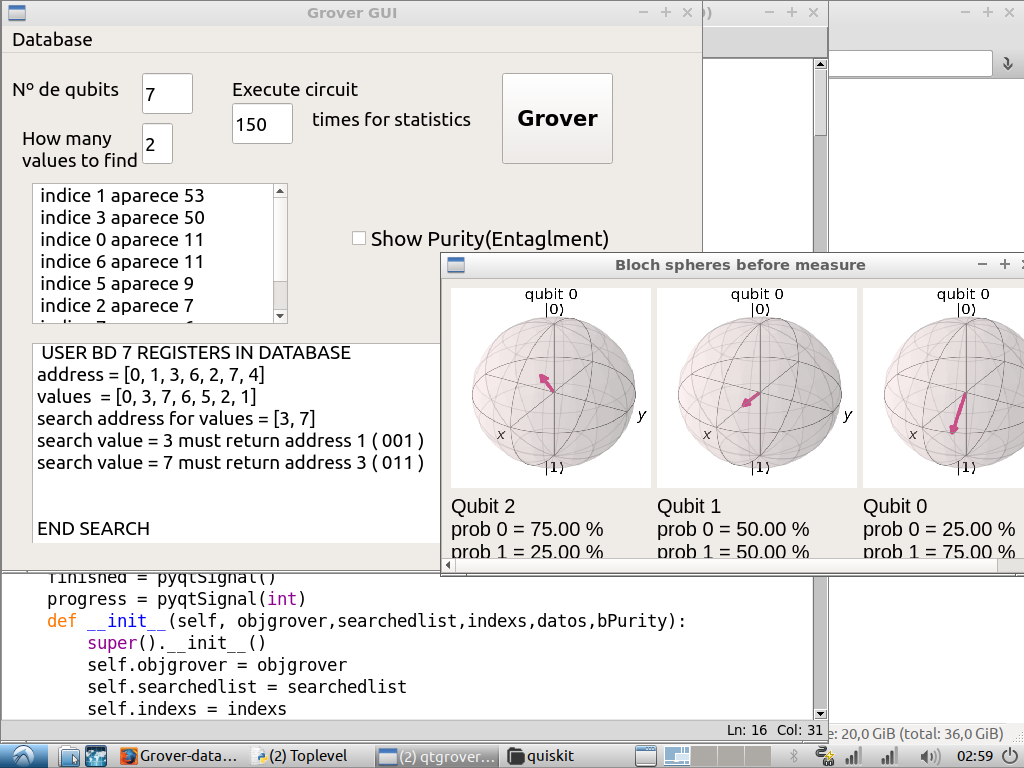

This chart was generated by the following Python code:
# -*- coding: utf-8 -*-

# Form implementation generated from reading ui file 'qtgrover.ui'
#
# Created by: PyQt5 UI code generator 5.10.1
#
# WARNING! All changes made in this file will be lost!

from PyQt5 import QtCore, QtGui, QtWidgets
from PyQt5.QtCore import QObject, QThread, pyqtSignal,Qt
from qiskit.visualization import plot_bloch_multivector
from qiskit.visualization import plot_bloch_vector
from qtgroverclass import Grover
import random
# for bloch display use pysimplegui
import matplotlib.pyplot as plt
from PyQt5.QtGui import QPixmap
import os
def binarystring(x, n=0):
    return format(x, 'b').zfill(n)
# Step 1: Create a worker class
class Worker(QObject):
    
    finished = pyqtSignal()
    progress = pyqtSignal(int)
    def __init__(self, objgrover,searchedlist,indexs,datos,bPurity):
        super().__init__()
        self.objgrover = objgrover
        self.searchedlist = searchedlist
        self.indexs = indexs
        self.datos = datos
        self.bPurity = bPurity    
        
    def run(self):        
        """Long-running task."""
        self.objgrover.Search(self.searchedlist,self.indexs,self.datos,self.bPurity)
        #self.progress.emit(i + 1)
        self.finished.emit()

class BlochDialog(QtWidgets.QMainWindow):

    def __init__(self,nImages,simdesc):
        super().__init__()
        self.simdesc = simdesc
        self.nImages = nImages
        self.initUI()
        
    def initUI(self):
        self.scroll = QtWidgets.QScrollArea()             # Scroll Area which contains the widgets, set as the centralWidget
        widget = QtWidgets.QWidget()                 # Widget that contains the collection of Vertical Box
        layout = QtWidgets.QGridLayout()
        size = 200
        column=0
        for k in range(self.nImages-1,-1,-1):
            sfile=os.getcwd() + '/figbloch' + str(k) + '.png'
            object = QtWidgets.QLabel("fila 1")            
            px = QPixmap(sfile).scaled(size,size)            
            object.setPixmap(px)            
            layout.addWidget(object,0,column)
            object = QtWidgets.QLabel(self.simdesc[k])
            object.setFont(QtGui.QFont('Arial', 15))
            layout.addWidget(object,1,column)
            column+=1
        

        #layout.setRowStretch(0, 25)
        layout.setRowStretch(1, 60)
        
        widget = QtWidgets.QWidget()
        widget.setLayout(layout)
        self.setCentralWidget(widget)
        
        #Scroll Area Properties
        self.scroll.setVerticalScrollBarPolicy(Qt.ScrollBarAlwaysOff)
        self.scroll.setHorizontalScrollBarPolicy(Qt.ScrollBarAlwaysOn)
        self.scroll.setWidgetResizable(True)
        self.scroll.setWidget(widget)
        
        self.setCentralWidget(self.scroll)

        self.setGeometry(100, 100, 600, 300)
        self.setWindowTitle('Bloch spheres before measure')
        self.show()

        return

        
                
class Ui_MainWindow(object):
    
    def ShowBlochWindow(self, wposx=0,wposy=0):
        stitle=''
        nq = int(self.numqbits/2)
        
        sfile=os.getcwd() + '/figbloch.png'    
        size = (200, 200)
        stitle='Bloch for index register before measure'
        sdescImg=[]
        for k in range(nq):
            figbloch = plot_bloch_multivector(self.groverobj.GetQubitStateVector(k))
            p = self.groverobj.statevector.probabilities( [k] )
            sdescImg.append ( "Qubit " + str(k) + "\nprob 0 = " + str("%.2f %%"%(p[0]*100)) + "\nprob 1 = " + str("%.2f %%"%(p[1]* 100))) 
            sfile=os.getcwd() + '/figbloch' + str(k) + '.png'
            plt.savefig(sfile,bbox_inches='tight',pad_inches = 0)            
            plt.close('all')
        bdg= BlochDialog(nq,sdescImg)
              
        

    def ThreadGroverHasEnd(self):
        self.listOUT.clear()
        self.listOUT.addItems(self.groverobj.GetResultList())
        self.groverobj.stateSearch = self.groverobj.NOSEARCHING
        self.btGROVER.setText("Grover")
        self.txOUT.append(self.groverobj.txout)
        self.ShowBlochWindow(100,300)
    def RunSearchThread(self,searchedlist,indexs,datos):
        self.thread = QThread()
        # Step 3: Create a worker object
        self.worker = Worker(self.groverobj,searchedlist,indexs,datos,self.bPurity)
        # Step 4: Move worker to the thread
        self.worker.moveToThread(self.thread)
        # Step 5: Connect signals and slots
        self.thread.started.connect(self.worker.run)
        self.worker.finished.connect(self.thread.quit)
        #self.worker.finished.connect(self.worker.deleteLater)
        #self.thread.finished.connect(self.thread.deleteLater)
        #self.worker.progress.connect(self.reportProgress)
        # Step 6: Start the thread
        self.thread.start()
        self.thread.finished.connect(lambda: self.ThreadGroverHasEnd())
                
        
    def createUserBD(self,nvalstofind):    
        nregsdb = 7
        indexs=[0,1,3,6,2,7,4]
        values= [0,3,7,6,5,2,1]
        searchedlist=[values[1],values[2]]
        self.AddTextOut(" USER BD 7 REGISTERS IN DATABASE ")    
        self.AddTextOut("address = "+str( indexs))
        self.AddTextOut("values  = "+str( values))
        self.AddTextOut("search address for values = "+str( searchedlist))
        return searchedlist,indexs,values
        
    def createRandomBD(self,numqbits,nvalstofind):    
        nbitsindexs=int(numqbits/2)
        
        nstatesreg=  int(2** nbitsindexs)
        nregsdb =random.randint(int(nstatesreg/2),nstatesreg-1)    
        searchedlist=[]
        indexs= [0]+ random.sample(range(1,nstatesreg), nregsdb-1)
        values =[0] + random.sample(range(1,nstatesreg), nregsdb-1)
        for k in range(nvalstofind):
            searchedlist.append(values[k+1])
        self.AddTextOut("THERE ARE "+str(  nregsdb) + " RANDOM REGISTERS IN DATABASE =  ( max = " + str(nstatesreg) +  " )")
        self.AddTextOut("address = "+str( indexs))
        self.AddTextOut("values  = "+str( values))
        self.AddTextOut("search address for values = "+str( searchedlist))
        return searchedlist,indexs,values
        
    def AddTextOut(self , text):
        self.txOUT.append(text)
    def OnGroverCLick(self):
        #self.txOUT.setText(self.txNQ.text())
        #self.listOUT.addItem("2")
        if self.groverobj.stateSearch == self.groverobj.SEARCHING:            
            self.groverobj.stateSearch = self.groverobj.SEARCHCANCEL
            self.btGROVER.setText("wait...")
        elif self.groverobj.stateSearch == self.groverobj.NOSEARCHING:
            self.txOUT.setText("")
            self.btGROVER.setText("Stop")            
            self.bPurity = self.ckPUREZA.isChecked()
            if self.bUserBd:                
                self.txNQ.setText("7")
                self.txNSOLUS.setText("2")                                
                self.numqbits=7
                self.nvalstofind=2                
                searchedlist,indexs,datos=self.createUserBD(self.nvalstofind)                
            else:
                self.numqbits = int(self.txNQ.text())
                self.nvalstofind = int(self.txNSOLUS.text())                
                searchedlist,indexs,datos= self.createRandomBD(self.numqbits,self.nvalstofind)                
                
            sdb=""
            
            for k in range(len(searchedlist)):        
                meta=indexs[datos.index(searchedlist[k])]
                sdb +="search value = " + str(searchedlist[k])+ " must return address " +  str(meta) +  " ( " + binarystring(meta,int(self.numqbits/2))+" ) \n"
            self.AddTextOut(sdb)
            self.groverobj.Reset(self.numqbits,int(self.txNEXE.text() ))
            self.RunSearchThread(searchedlist,indexs,datos)            
                
    def OnMNU_BD_USER(self):
        self.MNU_BD_RAND.setChecked (False)
        self.bUserBd=True
    def OnMNU_BD_RAND(self):
        self.MNU_BD_USER.setChecked (False)
        self.bUserBd=False
    def setupUi(self, MainWindow):
        self.numqbits = 7
        self.nvalstofind=2
        self.bPurity=False
        self.bUserBd=False
        self.groverobj = Grover()
        self.thread=None
        self.worker=None
        self.dialog=None
        MainWindow.setObjectName("MainWindow")
        MainWindow.resize(700, 544)
        sizePolicy = QtWidgets.QSizePolicy(QtWidgets.QSizePolicy.Preferred, QtWidgets.QSizePolicy.Preferred)
        sizePolicy.setHorizontalStretch(2)
        sizePolicy.setVerticalStretch(0)
        sizePolicy.setHeightForWidth(MainWindow.sizePolicy().hasHeightForWidth())
        MainWindow.setSizePolicy(sizePolicy)
        font = QtGui.QFont()
        font.setPointSize(14)
        MainWindow.setFont(font)
        self.centralwidget = QtWidgets.QWidget(MainWindow)
        self.centralwidget.setObjectName("centralwidget")
        self.label = QtWidgets.QLabel(self.centralwidget)
        self.label.setGeometry(QtCore.QRect(10, 20, 121, 31))
        self.label.setObjectName("label")
        self.label_2 = QtWidgets.QLabel(self.centralwidget)
        self.label_2.setGeometry(QtCore.QRect(20, 70, 131, 51))
        self.label_2.setObjectName("label_2")
        self.label_3 = QtWidgets.QLabel(self.centralwidget)
        self.label_3.setGeometry(QtCore.QRect(230, 10, 131, 51))
        self.label_3.setObjectName("label_3")
        self.label_4 = QtWidgets.QLabel(self.centralwidget)
        self.label_4.setGeometry(QtCore.QRect(310, 40, 161, 51))
        self.label_4.setObjectName("label_4")
        self.btGROVER = QtWidgets.QPushButton(self.centralwidget)
        self.btGROVER.setGeometry(QtCore.QRect(500, 20, 111, 91))
        font = QtGui.QFont()
        font.setFamily("Sans")
        font.setPointSize(16)
        font.setBold(True)
        font.setWeight(75)
        self.btGROVER.setFont(font)
        self.btGROVER.setObjectName("btGROVER")
        self.listOUT = QtWidgets.QListWidget(self.centralwidget)
        self.listOUT.setGeometry(QtCore.QRect(30, 130, 256, 141))
        self.listOUT.setObjectName("listOUT")
        self.txOUT = QtWidgets.QTextEdit(self.centralwidget)
        self.txOUT.setGeometry(QtCore.QRect(30, 290, 661, 201))
        self.txOUT.setObjectName("txOUT")
        self.txNQ = QtWidgets.QLineEdit(self.centralwidget)
        self.txNQ.setGeometry(QtCore.QRect(140, 20, 51, 41))
        sizePolicy = QtWidgets.QSizePolicy(QtWidgets.QSizePolicy.Expanding, QtWidgets.QSizePolicy.Fixed)
        sizePolicy.setHorizontalStretch(0)
        sizePolicy.setVerticalStretch(0)
        sizePolicy.setHeightForWidth(self.txNQ.sizePolicy().hasHeightForWidth())
        self.txNQ.setSizePolicy(sizePolicy)
        self.txNQ.setLayoutDirection(QtCore.Qt.LeftToRight)
        self.txNQ.setObjectName("txNQ")
        self.txNSOLUS = QtWidgets.QLineEdit(self.centralwidget)
        self.txNSOLUS.setGeometry(QtCore.QRect(140, 70, 31, 41))
        self.txNSOLUS.setObjectName("txNSOLUS")
        self.txNEXE = QtWidgets.QLineEdit(self.centralwidget)
        self.txNEXE.setGeometry(QtCore.QRect(230, 50, 61, 41))
        self.txNEXE.setObjectName("txNEXE")

        self.ckPUREZA = QtWidgets.QCheckBox(self.centralwidget)
        self.ckPUREZA.setObjectName("ckPUREZA")
        self.ckPUREZA.setText("Show Purity\b(Entaglment)")
        self.ckPUREZA.move(350,170)
        f = self.ckPUREZA.font()
        f.setPointSize(16) 
        self.ckPUREZA.setFont(f)
        MainWindow.setCentralWidget(self.centralwidget)
        self.menubar = QtWidgets.QMenuBar(MainWindow)
        self.menubar.setGeometry(QtCore.QRect(0, 0, 641, 27))
        self.menubar.setObjectName("menubar")
        self.menuDatabase = QtWidgets.QMenu(self.menubar)
        self.menuDatabase.setObjectName("menuDatabase")
        MainWindow.setMenuBar(self.menubar)
        self.statusbar = QtWidgets.QStatusBar(MainWindow)
        self.statusbar.setObjectName("statusbar")
        MainWindow.setStatusBar(self.statusbar)
        self.MNU_BD_USER = QtWidgets.QAction(MainWindow)
        self.MNU_BD_USER.setCheckable(True)
        self.MNU_BD_USER.setObjectName("MNU_BD_USER")
        self.MNU_BD_RAND = QtWidgets.QAction(MainWindow)
        self.MNU_BD_RAND.setCheckable(True)
        self.MNU_BD_RAND.setChecked (True)
        self.MNU_BD_RAND.setObjectName("MNU_BD_RAND")        
        self.menuDatabase.addAction(self.MNU_BD_USER)
        self.menuDatabase.addAction(self.MNU_BD_RAND)
        self.menubar.addAction(self.menuDatabase.menuAction())

        self.retranslateUi(MainWindow)
        self.btGROVER.clicked.connect(self.OnGroverCLick)        
        self.MNU_BD_USER.triggered.connect(self.OnMNU_BD_USER)
        self.MNU_BD_RAND.triggered.connect(self.OnMNU_BD_RAND)        
        QtCore.QMetaObject.connectSlotsByName(MainWindow)
        
    def retranslateUi(self, MainWindow):
        _translate = QtCore.QCoreApplication.translate
        MainWindow.setWindowTitle(_translate("MainWindow", "Grover GUI"))
        self.label.setText(_translate("MainWindow", "Nº de qubits"))
        self.label_2.setText(_translate("MainWindow", "How many \n"
"values to find"))
        self.label_3.setText(_translate("MainWindow", "Execute circuit"))
        self.label_4.setText(_translate("MainWindow", "times for statistics"))
        self.btGROVER.setText(_translate("MainWindow", "Grover"))
        self.txOUT.setHtml(_translate("MainWindow", "<!DOCTYPE HTML PUBLIC \"-//W3C//DTD HTML 4.0//EN\" \"http://www.w3.org/TR/REC-html40/strict.dtd\">\n"
"<html><head><meta name=\"qrichtext\" content=\"1\" /><style type=\"text/css\">\n"
"p, li { white-space: pre-wrap; }\n"
"</style></head><body style=\" font-family:\'Ubuntu\'; font-size:14pt; font-weight:400; font-style:normal;\">\n"
"<p style=\" margin-top:0px; margin-bottom:0px; margin-left:0px; margin-right:0px; -qt-block-indent:0; text-indent:0px;\">Info grover</p></body></html>"))
        self.txNQ.setText(_translate("MainWindow", "9"))
        self.txNSOLUS.setText(_translate("MainWindow", "2"))
        self.txNEXE.setText(_translate("MainWindow", "150"))
        self.menuDatabase.setTitle(_translate("MainWindow", "Database"))
        self.MNU_BD_USER.setText(_translate("MainWindow", "BD user fixed"))
        self.MNU_BD_RAND.setText(_translate("MainWindow", "BD random"))


if __name__ == "__main__":
    import sys
    app = QtWidgets.QApplication(sys.argv)
    MainWindow = QtWidgets.QMainWindow()
    ui = Ui_MainWindow()
    ui.setupUi(MainWindow)
    MainWindow.show()    
    sys.exit(app.exec_())
